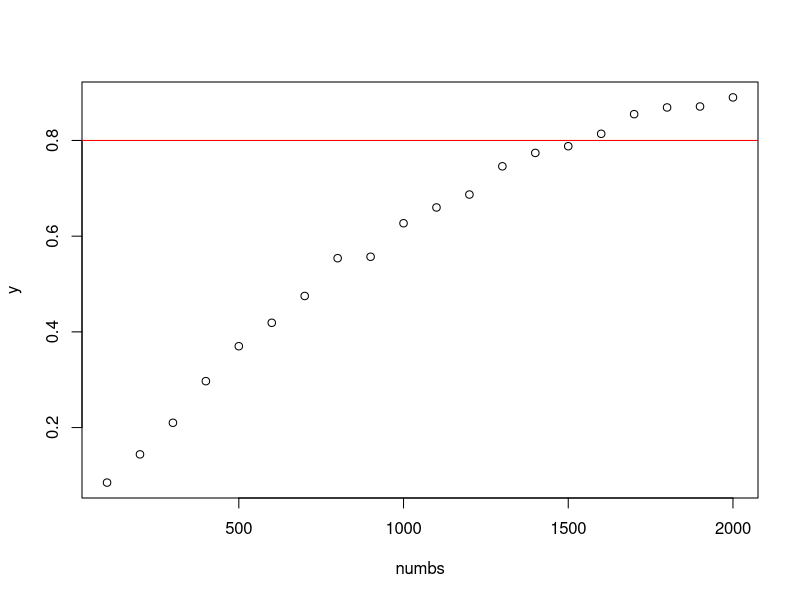
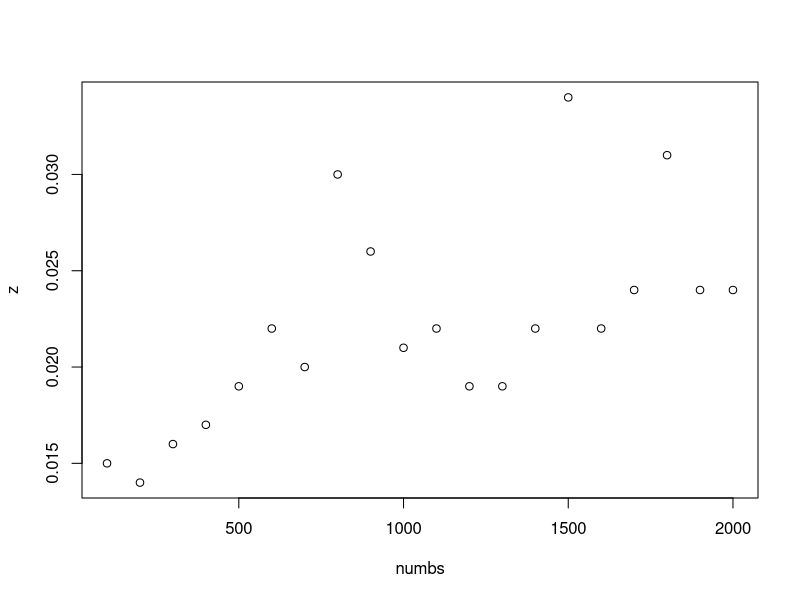
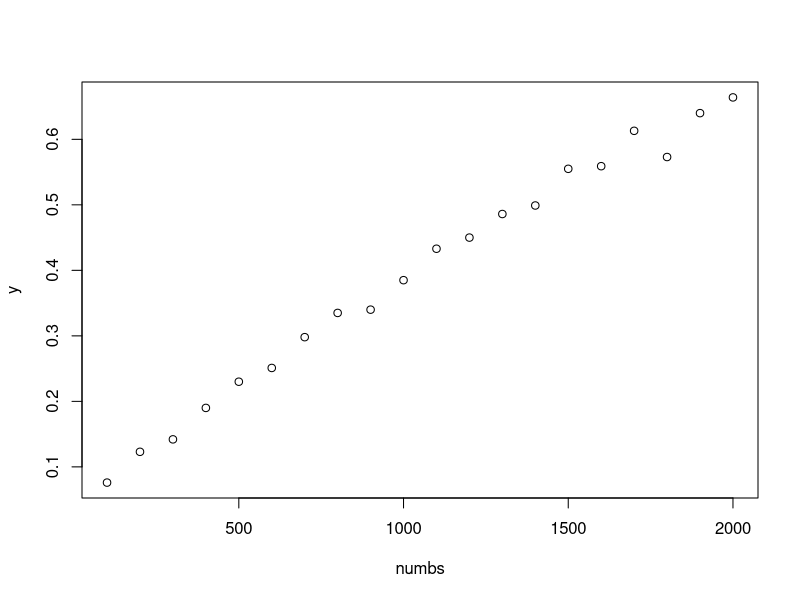
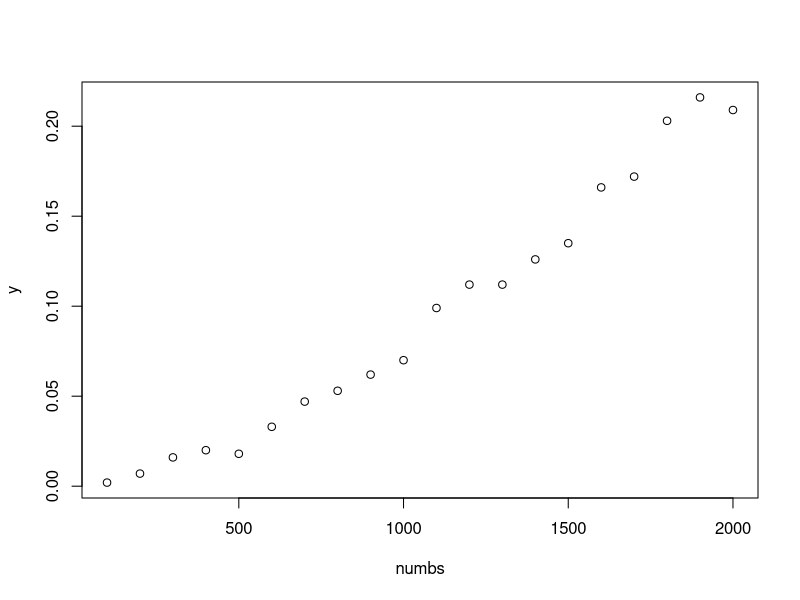

R code for these plots, in order:
## ---- chunk 1
knitr::opts_chunk$set(echo = TRUE)
## ---- chunk 2
f1 <- function(n, piE, piC, numsim = 1000){
  sE <- rbinom(numsim, n, piE)
  sC <- rbinom(numsim, n, piC)
  pvals <- sapply(1:numsim, FUN = function(i) prop.test(x = c(sE[i], sC[i]), n = c(n, n),
                                                        alternative = "less")$p.value)
  mean(pvals < 0.025)
}
## ---- chunk 3
piE <- 0.35
piC <- 0.4
numbs <- seq(100, 2000, by=100)
y <- NULL
for (n in numbs){
 y[n] <- (f1(n, piE, piC, numsim = 1000))
}

f1(100, piE, piC, numsim = 1000) #0.092
f1(200, piE, piC, numsim = 1000) #0.146
f1(300, piE, piC, numsim = 1000) #0.222

y <- y[numbs]
y
## ---- chunk 4
plot(numbs, y)
abline(h=0.8, col="red")
## ---- chunk 5
z <- NULL
for (n in numbs){
  z[n] <- (f1(n, 0.4, 0.4, numsim = 1000))
}
z <- z[numbs]
z
## ---- chunk 6
plot(numbs, z)
## ---- chunk 7
f2 <- function(n, piE, piC, numsim = 1000, alpha=0.025){
  sE <- rbinom(numsim, (0.5*n), piE)
  sC <- rbinom(numsim, (0.5*n), piC)
  pvals <- sapply(1:numsim, FUN = function(i) prop.test(x = c(sE[i], sC[i]), n = c((0.5*n), (0.5*n)),
                                                        alternative = "less")$p.value)
  
  n.signif <- mean(pvals < alpha)
  fulltrial <- sum((pvals > alpha) == TRUE)

  nonsig <- numeric(0)
  
  for(i in 1:numsim){
    if(pvals[i] < alpha){
     nonsig[i] <- 0
    }
    else{
     nonsig[i] <- 1
    }
  }
  
  r.sE <- nonsig*sE
  r.sE <- r.sE[!r.sE %in% 0]
  sE2 <- rbinom(fulltrial, (0.5*n), piE)
  sEt <- (r.sE+sE2)
  
  r.sC <- nonsig*sC
  r.sC <- r.sC[!r.sC %in% 0]
  sC2 <- rbinom(fulltrial, (0.5*n), piE)
  sCt <- (r.sC+sC2)

  
  pvals2 <- sapply(1:length(sEt), FUN = function(i) prop.test(x = c(sEt[i], sCt[i]), n = c(n, n),
                                                        alternative = "less")$p.value)
  n.signif.retrial <- mean(pvals2 < alpha)
  n.signif2 <- (n.signif.retrial*(fulltrial/numsim))
  
  n.signif + n.signif2
}

f2(1500, piE, piC, numsim = 1000) # 0.549
f1(1500, piE, piC, numsim = 1000) # 0.792
#power drops quite a bit..

piE <- 0.35
piC <- 0.4
seq(100,2000,by=100)
y <- NULL
for (n in seq(100,2000,by=100)){
  y[n] <- (f2(n, piE, piC, numsim = 1000))
}

y <- y[seq(100,2000,by=100)]
y
## ---- chunk 8
plot(numbs, y)
abline(h=0.8, col="red")
## ---- chunk 9
piE <- 0.35
piC <- 0.4
y <- NULL
for (n in numbs){
  y[n] <- (f2(n, piE, piC, numsim = 1000,alpha=0.001))
}

y <- y[numbs]
y
## ---- chunk 10
plot(numbs, y)
abline(h=0.8, col="red")
